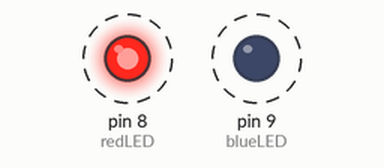
Recording of a sketch running on a simulated Arduino Uno, built with avr-gcc and run on an emulated ATmega328P. On the bench: output pins drawn as LEDs (lit = HIGH). Dashed ring = blinking.

Above: at 0.2 s.
Timing chart, 0 to 4.6 s (numbered marks = the images above):
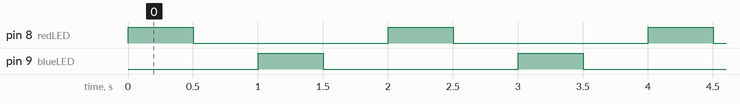

Measured:
- by itself, pin 8 (redLED), pin 9 (blueLED): alternates HIGH for 0.50 s and LOW for 1.5 s
- by itself, everything shown: repeats every 2.0 s, in 4 steps

The sketch:

sketch_jan30a.ino
```cpp
uint redLED=8;
uint blueLED=9;

String name="Kwesi Dadson";

void setup() {
  // put your setup code here, to run once:
  pinMode(8, OUTPUT);
  pinMode(9, OUTPUT);

}

void loop() {
  // put your main code here, to run repeatedly:
  digitalWrite(redLED, HIGH);
  delay(500); //milliseconds
  digitalWrite(redLED, LOW);
  delay(500);
  digitalWrite(blueLED, HIGH);
  delay(500);
  digitalWrite(blueLED, LOW);
  delay(500);

}
```
